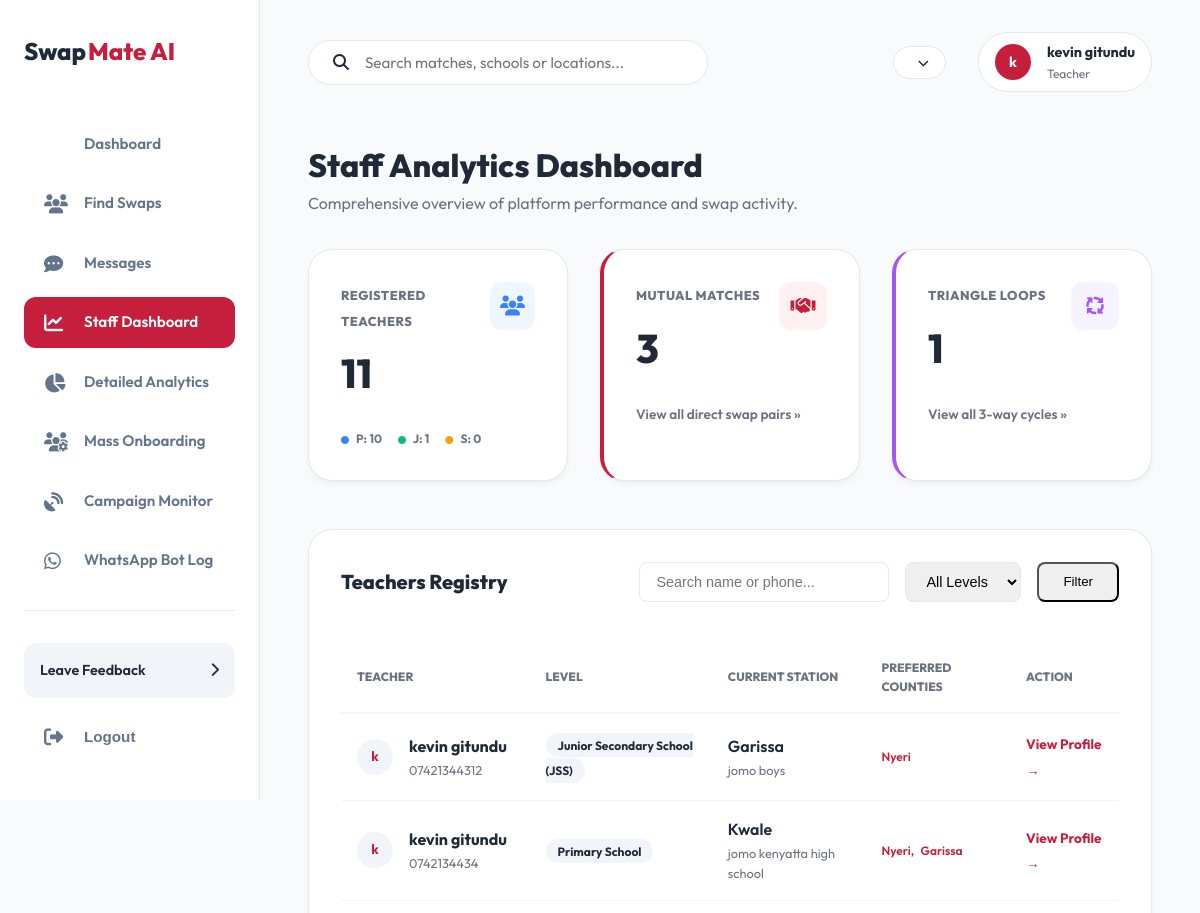
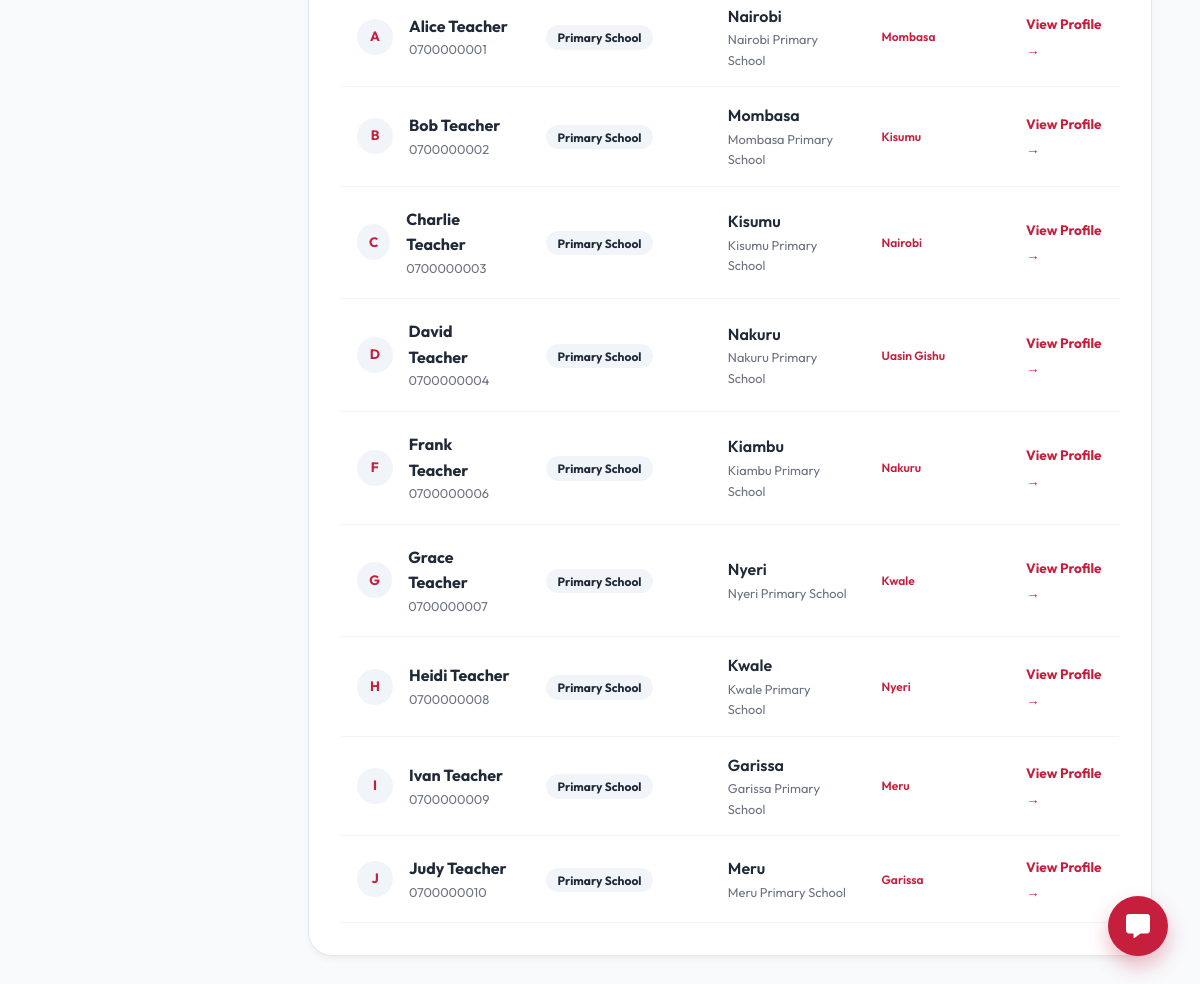
The app's page /accounts/staff-dashboard/ (signed in), older data (2 pictures, top to bottom).
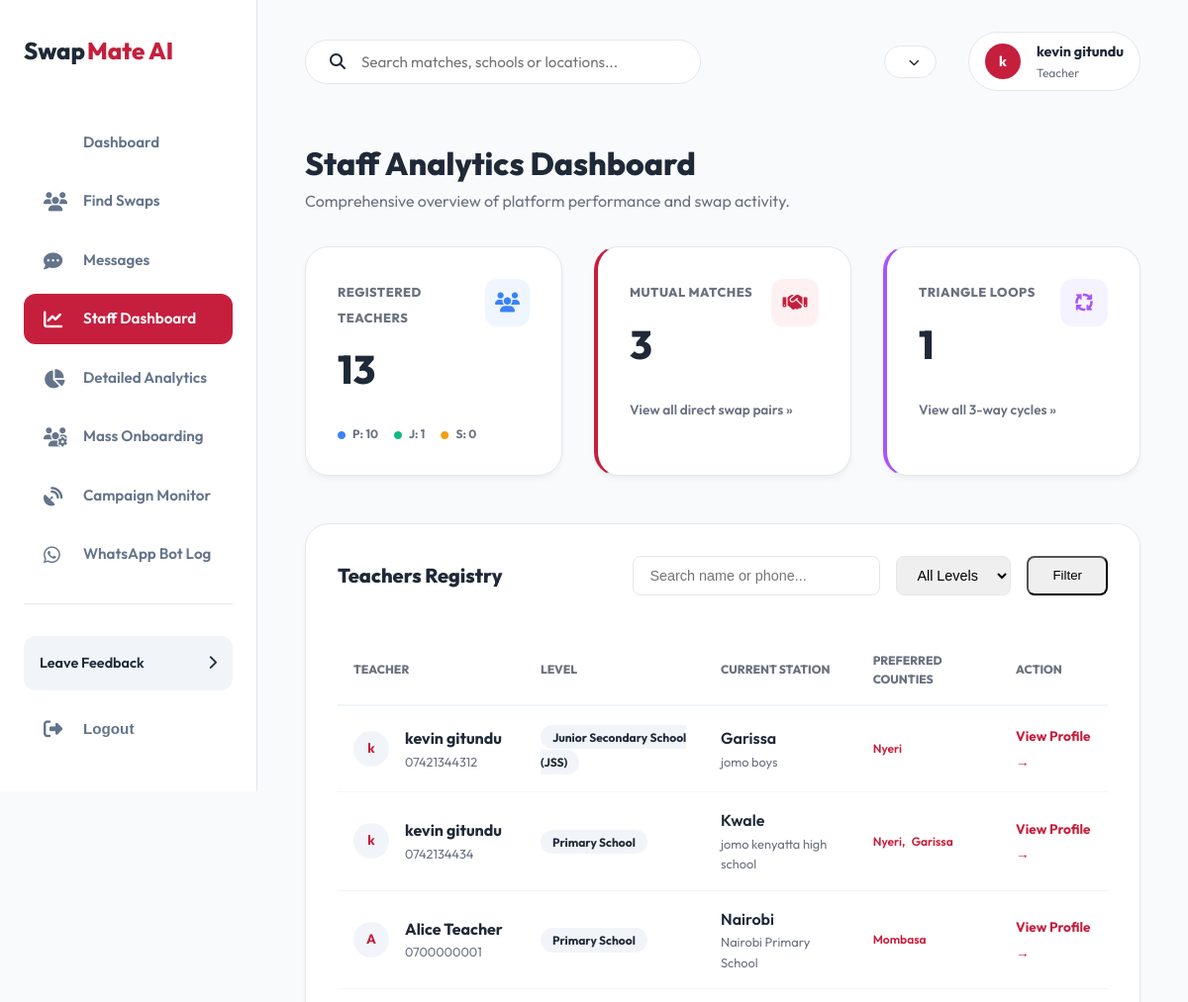
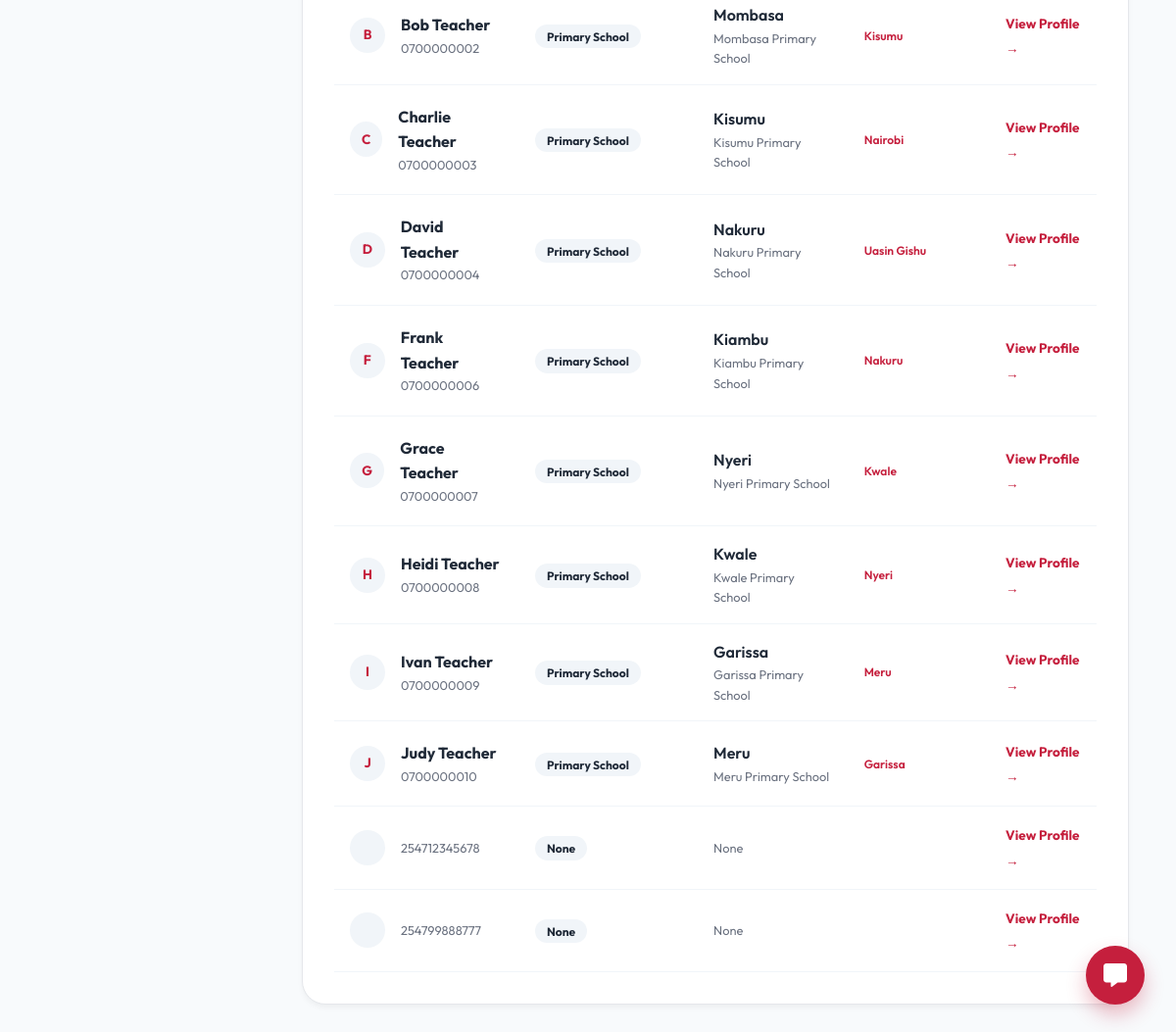
The same page, newer data (2 pictures, top to bottom).
### accounts/models.py (models this page shows, shortened)
class TeacherProfile(models.Model):
    LEVEL_CHOICES = [
        ('PRIMARY', 'Primary School'),
        ('JSS', 'Junior Secondary School (JSS)'),
        ('SENIOR', 'Senior/High School'),
    ]
    user = models.OneToOneField(User, on_delete=models.CASCADE, related_name='profile')
    school_name = models.CharField(max_length=255, null=True, blank=True)
    level = models.CharField(max_length=20, choices=LEVEL_CHOICES, null=True, blank=True)
    county = models.ForeignKey('locations.County', on_delete=models.SET_NULL, null=True, related_name='teachers')
    sub_county = models.ForeignKey('locations.SubCounty', on_delete=models.SET_NULL, null=True, related_name='teachers')
    ward = models.ForeignKey('locations.Ward', on_delete=models.SET_NULL, null=True, related_name='teachers')

class User(AbstractBaseUser, PermissionsMixin):
    phone_number = models.CharField(max_length=15, unique=True)
    first_name = models.CharField(max_length=30, blank=True)
    last_name = models.CharField(max_length=30, blank=True)
    email = models.EmailField(unique=True, null=True, blank=True)
    is_active = models.BooleanField(default=True)
    is_staff = models.BooleanField(default=False)
    date_joined = models.DateTimeField(auto_now_add=True)
    last_seen = models.DateTimeField(null=True, blank=True)
    objects = CustomUserManager()
    USERNAME_FIELD = 'phone_number'
    REQUIRED_FIELDS = ['first_name', 'last_name']

class PreferredLocation(models.Model):
    profile = models.ForeignKey(TeacherProfile, on_delete=models.CASCADE, related_name='preferred_locations')
    county = models.ForeignKey('locations.County', on_delete=models.CASCADE)
    sub_county = models.ForeignKey('locations.SubCounty', on_delete=models.SET_NULL, null=True, blank=True)

### locations/models.py (models this page shows, shortened)
class County(models.Model):
    name = models.CharField(max_length=100, unique=True)
    class Meta:
        verbose_name_plural = "Counties"

### accounts/views.py (the view)
# urls.py: path('staff-dashboard/', views.staff_dashboard, name='staff_dashboard'),
@login_required
def staff_dashboard(request):
    if not request.user.is_staff:
        return redirect('accounts:dashboard')
    from .services import get_potential_matches, get_triangle_matches
    from locations.models import County
    teachers = TeacherProfile.objects.all().select_related('user', 'county').prefetch_related('preferred_locations__county')
    q = request.GET.get('q', '')
    level = request.GET.get('level', '')
    county_id = request.GET.get('county', '')
    if q:
        teachers = teachers.filter(Q(user__first_name__icontains=q) | Q(user__last_name__icontains=q) | Q(user__phone_number__icontains=q))
    if level:
        teachers = teachers.filter(level=level)
    if county_id:
        teachers = teachers.filter(county_id=county_id)
    total_users = teachers.count()
    level_stats = {
        'PRIMARY': TeacherProfile.objects.filter(level='PRIMARY').count(),
        'JSS': TeacherProfile.objects.filter(level='JSS').count(),
        'SENIOR': TeacherProfile.objects.filter(level='SENIOR').count(),
    }
    all_teachers = TeacherProfile.objects.all()
    mutual_matches_count = 0
    triangle_matches_count = 0
    seen_pairs = set()
    for t in all_teachers:
        m_matches = get_potential_matches(t)
        for m in m_matches:
            pair = tuple(sorted((t.id, m.id)))
            if pair not in seen_pairs:
                mutual_matches_count += 1
                seen_pairs.add(pair)
        triangle_matches_count += len(get_triangle_matches(t))
    triangle_matches_count = triangle_matches_count // 3
    counties = County.objects.all()
    return render(request, 'accounts/admin_dashboard.html', {
        'total_users': total_users,
        'level_stats': level_stats,
        'mutual_matches_count': mutual_matches_count,
        'triangle_matches_count': triangle_matches_count,
        'teachers': teachers,
        'counties': counties,
        'q': q,
        'selected_level': level,
        'selected_county': county_id
    })

### accounts/services.py (called while the page is built, shortened)
def get_potential_matches(profile, override_counties=None):
    potential_matches = TeacherProfile.objects.filter(
        level=profile.level,
        preferred_locations__county=profile.county
    ).exclude(id=profile.id).distinct()
    if override_counties:
        my_pref_counties = County.objects.filter(name__in=override_counties).values_list('id', flat=True)
    else:
        my_pref_counties = profile.preferred_locations.values_list('county', flat=True)
    potential_matches = potential_matches.filter(county__id__in=my_pref_counties)
    valid_matches = []
    for match in potential_matches:
        if _subjects_compatible(profile, match):
            valid_matches.append(match)
    return valid_matches

def _subjects_compatible(p1, p2):
    if p1.level == 'PRIMARY': return True

### messenger/context_processors.py (called while the page is built)
def unread_messages_count(request):
    if request.user.is_authenticated:
        count = Message.objects.filter(
            conversation__participants=request.user,
            is_read=False
        ).exclude(sender=request.user).count()
        return {'unread_messages_count': count}
    return {'unread_messages_count': 0}

### accounts/templates/accounts/admin_dashboard.html (shortened to what the changed rows need)
{% extends 'core/base_app.html' %}
{% block content %}
<div class="db-welcome" style="margin-bottom: 2rem;">
    <h1 style="font-size: 2rem; font-weight: 800;">Staff Analytics Dashboard</h1>
</div>
<div class="db-grid" style="grid-template-columns: repeat(3, 1fr); margin-bottom: 3rem;">
    <div class="db-card">
        <div style="display: flex; justify-content: space-between; align-items: start; margin-bottom: 1.5rem;">
            <div>
                <span style="font-size: 0.8rem; font-weight: 800; color: var(--text-muted); text-transform: uppercase; letter-spacing: 0.5px;">Registered Teachers</span>
                <h2 style="font-size: 2.5rem; font-weight: 800; margin-top: 0.5rem;">{{ total_users }}</h2>
            </div>
        </div>
    </div>
    <a href="{% url 'accounts:admin_mutual_matches' %}" class="db-card" style="text-decoration: none; color: inherit; transition: 0.3s; border-left: 4px solid var(--primary);">
        <div style="display: flex; justify-content: space-between; align-items: start; margin-bottom: 1.5rem;">
            <div>
                <h2 style="font-size: 2.5rem; font-weight: 800; margin-top: 0.5rem;">{{ mutual_matches_count }}</h2>
            </div>
        </div>
    </a>
    <a href="{% url 'accounts:admin_triangle_matches' %}" class="db-card" style="text-decoration: none; color: inherit; transition: 0.3s; border-left: 4px solid #a855f7;">
        <div style="display: flex; justify-content: space-between; align-items: start; margin-bottom: 1.5rem;">
            <div>
                <h2 style="font-size: 2.5rem; font-weight: 800; margin-top: 0.5rem;">{{ triangle_matches_count }}</h2>
            </div>
        </div>
    </a>
</div>
<div class="db-card">
    <div style="overflow-x: auto;">
        <table style="width: 100%; border-collapse: collapse; text-align: left;">
            <thead>
                <tr style="border-bottom: 2px solid #f1f5f9;">
                    <th style="padding: 1rem; font-size: 0.75rem; font-weight: 800; color: var(--text-muted); text-transform: uppercase;">Teacher</th>
                    <th style="padding: 1rem; font-size: 0.75rem; font-weight: 800; color: var(--text-muted); text-transform: uppercase;">Level</th>
                    <th style="padding: 1rem; font-size: 0.75rem; font-weight: 800; color: var(--text-muted); text-transform: uppercase;">Current Station</th>
                    <th style="padding: 1rem; font-size: 0.75rem; font-weight: 800; color: var(--text-muted); text-transform: uppercase;">Preferred Counties</th>
                    <th style="padding: 1rem; font-size: 0.75rem; font-weight: 800; color: var(--text-muted); text-transform: uppercase;">Action</th>
                </tr>
            </thead>
            <tbody>
                {% for t in teachers %}
                <tr style="border-bottom: 1px solid #f1f5f9; transition: 0.2s;" onmouseover="this.style.background='#f8fafc'" onmouseout="this.style.background='transparent'">
                    <td style="padding: 1.25rem 1rem;">
                        <div style="display: flex; align-items: center; gap: 1rem;">
                            <div style="width: 36px; height: 36px; background: #f1f5f9; border-radius: 50%; display: flex; align-items: center; justify-content: center; font-size: 0.85rem; font-weight: 700; color: var(--primary);">
                                {{ t.user.first_name|first }}
                            </div>
                            <div>
                                <div style="font-weight: 700; color: var(--text-dark);">{{ t.user.first_name }} {{ t.user.last_name }}</div>
                                <div style="font-size: 0.8rem; color: var(--text-muted);">{{ t.user.phone_number }}</div>
                            </div>
                        </div>
                    </td>
                    <td style="padding: 1rem;">
                        <span style="font-size: 0.75rem; font-weight: 700; background: #f1f5f9; padding: 0.3rem 0.75rem; border-radius: 50px;">{{ t.get_level_display }}</span>
                    </td>
                    <td style="padding: 1rem;">
                        <div style="font-weight: 600;">{{ t.county.name }}</div>
                        <div style="font-size: 0.8rem; color: var(--text-muted);">{{ t.school_name }}</div>
                    </td>
                    <td style="padding: 1rem;">
                        <div style="display: flex; flex-wrap: wrap; gap: 0.4rem;">
                            {% for pref in t.preferred_locations.all %}
                                <span style="font-size: 0.75rem; font-weight: 600; color: var(--primary);">{{ pref.county.name }}{% if not forloop.last %},{% endif %}</span>
                            {% endfor %}
                        </div>
                    </td>
                    <td style="padding: 1rem;">
                        <a href="{% url 'accounts:teacher_profile' t.id %}" style="font-size: 0.85rem; font-weight: 700; color: var(--primary); text-decoration: none;">View Profile &rarr;</a>
                    </td>
                </tr>
                {% endfor %}
            </tbody>
        </table>
    </div>
</div>
{% endblock %}

Row changes from the older to the newer data that the page shows:
added TeacherProfile: user.phone_number "254712345678", level "None", school_name "None"
added TeacherProfile: user.phone_number "254799888777", level "None", school_name "None"
Text that changed along with them:
{{ total_users }}: "11" → "13"
